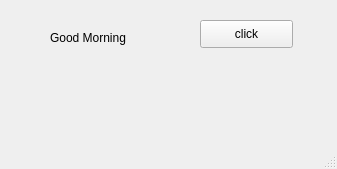
<?xml version="1.0" encoding="UTF-8"?>
<ui version="4.0">
 <class>MainWindow</class>
 <widget class="QMainWindow" name="MainWindow">
  <property name="geometry">
   <rect>
    <x>0</x>
    <y>0</y>
    <width>337</width>
    <height>169</height>
   </rect>
  </property>
  <property name="windowTitle">
   <string>MainWindow</string>
  </property>
  <widget class="QWidget" name="centralwidget">
   <widget class="QLabel" name="lbl">
    <property name="geometry">
     <rect>
      <x>50</x>
      <y>30</y>
      <width>111</width>
      <height>16</height>
     </rect>
    </property>
    <property name="text">
     <string>Good Morning</string>
    </property>
   </widget>
   <widget class="QPushButton" name="pb">
    <property name="geometry">
     <rect>
      <x>200</x>
      <y>20</y>
      <width>93</width>
      <height>28</height>
     </rect>
    </property>
    <property name="text">
     <string>click</string>
    </property>
   </widget>
  </widget>
  <widget class="QMenuBar" name="menubar">
   <property name="geometry">
    <rect>
     <x>0</x>
     <y>0</y>
     <width>337</width>
     <height>26</height>
    </rect>
   </property>
  </widget>
  <widget class="QStatusBar" name="statusbar"/>
 </widget>
 <resources/>
 <connections/>
</ui>
